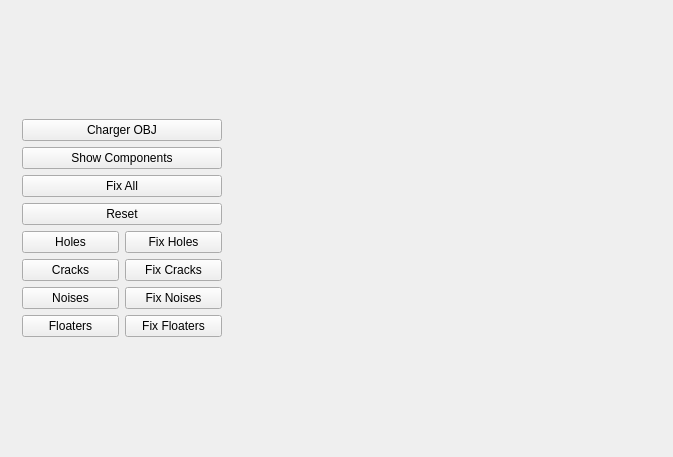
<?xml version="1.0" encoding="UTF-8"?>
<ui version="4.0">
 <class>MainWindow</class>
 <widget class="QMainWindow" name="MainWindow">
  <property name="geometry">
   <rect>
    <x>0</x>
    <y>0</y>
    <width>673</width>
    <height>457</height>
   </rect>
  </property>
  <property name="windowTitle">
   <string>MainWindow</string>
  </property>
  <widget class="QWidget" name="centralWidget">
   <layout class="QHBoxLayout" name="horizontalLayout_6">
    <item>
     <widget class="QWidget" name="widget_2" native="true">
      <property name="sizePolicy">
       <sizepolicy hsizetype="Maximum" vsizetype="Preferred">
        <horstretch>150</horstretch>
        <verstretch>0</verstretch>
       </sizepolicy>
      </property>
      <property name="minimumSize">
       <size>
        <width>150</width>
        <height>0</height>
       </size>
      </property>
      <layout class="QGridLayout" name="gridLayout">
       <item row="0" column="0">
        <layout class="QVBoxLayout" name="verticalLayout_3">
         <item>
          <layout class="QVBoxLayout" name="verticalLayout_2">
           <item>
            <widget class="QPushButton" name="pushButton_chargement">
             <property name="minimumSize">
              <size>
               <width>200</width>
               <height>0</height>
              </size>
             </property>
             <property name="text">
              <string>Charger OBJ</string>
             </property>
            </widget>
           </item>
           <item>
            <widget class="QPushButton" name="pushButton_Components">
             <property name="text">
              <string>Show Components</string>
             </property>
            </widget>
           </item>
           <item>
            <widget class="QPushButton" name="pushButton_FixAll">
             <property name="text">
              <string>Fix All</string>
             </property>
            </widget>
           </item>
           <item>
            <widget class="QPushButton" name="pushButton_Reset">
             <property name="text">
              <string>Reset</string>
             </property>
            </widget>
           </item>
          </layout>
         </item>
         <item>
          <layout class="QVBoxLayout" name="verticalLayout">
           <item>
            <layout class="QHBoxLayout" name="horizontalLayout">
             <item>
              <widget class="QPushButton" name="pushButton_Holes">
               <property name="text">
                <string>Holes</string>
               </property>
              </widget>
             </item>
             <item>
              <widget class="QPushButton" name="pushButton_FixHoles">
               <property name="text">
                <string>Fix Holes</string>
               </property>
              </widget>
             </item>
            </layout>
           </item>
           <item>
            <layout class="QHBoxLayout" name="horizontalLayout_3">
             <item>
              <widget class="QPushButton" name="pushButton_Cracks">
               <property name="text">
                <string>Cracks</string>
               </property>
              </widget>
             </item>
             <item>
              <widget class="QPushButton" name="pushButton_FixCracks">
               <property name="text">
                <string>Fix Cracks</string>
               </property>
              </widget>
             </item>
            </layout>
           </item>
           <item>
            <layout class="QHBoxLayout" name="horizontalLayout_4">
             <item>
              <widget class="QPushButton" name="pushButton_Noises">
               <property name="text">
                <string>Noises</string>
               </property>
              </widget>
             </item>
             <item>
              <widget class="QPushButton" name="pushButton_FixNoises">
               <property name="text">
                <string>Fix Noises</string>
               </property>
              </widget>
             </item>
            </layout>
           </item>
           <item>
            <layout class="QHBoxLayout" name="horizontalLayout_5">
             <item>
              <widget class="QPushButton" name="pushButton_Floaters">
               <property name="text">
                <string>Floaters</string>
               </property>
              </widget>
             </item>
             <item>
              <widget class="QPushButton" name="pushButton_FixFloaters">
               <property name="text">
                <string>Fix Floaters</string>
               </property>
              </widget>
             </item>
            </layout>
           </item>
          </layout>
         </item>
        </layout>
       </item>
      </layout>
     </widget>
    </item>
    <item>
     <widget class="MeshViewerWidget" name="displayWidget" native="true"/>
    </item>
   </layout>
  </widget>
 </widget>
 <layoutdefault spacing="6" margin="11"/>
 <customwidgets>
  <customwidget>
   <class>MeshViewerWidget</class>
   <extends>QWidget</extends>
   <header location="global">meshviewerwidget.h</header>
   <container>1</container>
  </customwidget>
 </customwidgets>
 <resources/>
 <connections/>
</ui>
